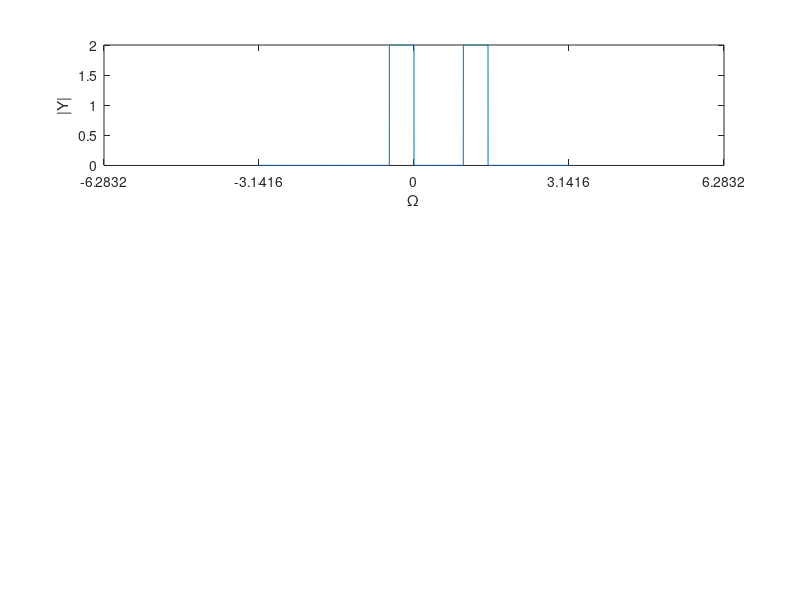

Reproduce this figure in MATLAB. (Note: this script raises an error after producing the figure.)
close all
clear all
clc

G=@(w) 2*(5<=abs(w) & abs(w)<=10);
Y=@(w) G(w-5);

w=-31.4:0.01:31.4-0.01;

dw=w(2)-w(1);

dT=0.1;
t=-100:dT:100;



%% time domain signal y(t) reconstruction using IFT defination 

y=zeros(1,length(t));

dw=w(2)-w(1);

for ii=1:length(w)
    y=y+Y(w(ii))*exp(j*w(ii)*t)*dw/2/pi;
end

figure
subplot(311)
plot(w*dT,Y(w));
xlabel('\Omega')
ylabel('|Y|')
xlim([-2*pi 2*pi]);
set(gca,'xtick',[-2*pi -pi 0 pi 2*pi],'xticklabels',...
    {'-2\pi','-\pi','0','\pi','2\pi'});
title('solving y(t) using defination of IFT')

subplot(312)
plot(t,real(y));
xlabel('t')
ylabel('Re(y)')
title('time domain signal range defined by arbitrary choice of time vector')

subplot(313)
plot(t,imag(y));
xlabel('t')
ylabel('Im(y)')


%% using ifft() to solve the second problem: y(t)
% if you want an anti-causal response we need to 
% use ifftshift() one additional time
% Y=fft(y)
% then the causal reconstruction: y_cr(t)=(ifft(ifftshift(Y)))
% and 

y_cr=(ifft(ifftshift(Y(w))))/dT;

y_acr=ifftshift(ifft(ifftshift(Y(w))))/dT;

% you would need to re-define the time vector because 
% ifft() returns a vector with a length equal to 'Y'
% but the the time step is 'dT'
t_anti_causal= -dT*length(y_cr)/2:dT:dT*length(y_cr)/2-dT;
t_causal= 0:dT:dT*length(y_acr)-dT;

figure
subplot(311)
plot(w*dT,Y(w));
xlabel('\Omega')
ylabel('|Y|')
xlim([-2*pi 2*pi]);
set(gca,'xtick',[-2*pi -pi 0 pi 2*pi],'xticklabels',...
    {'-2\pi','-\pi','0','\pi','2\pi'});
title('solving y(t) using ifft()')


subplot(312)
plot(t_causal,real(y_cr))
xlabel('t')
ylabel('Re(y)')
xlim([-100 700])
title('Causal signal')

subplot(313)
plot(t_anti_causal,real(y_acr))
xlabel('t')
ylabel('Re(y)')
title('Anti-causal signal')
